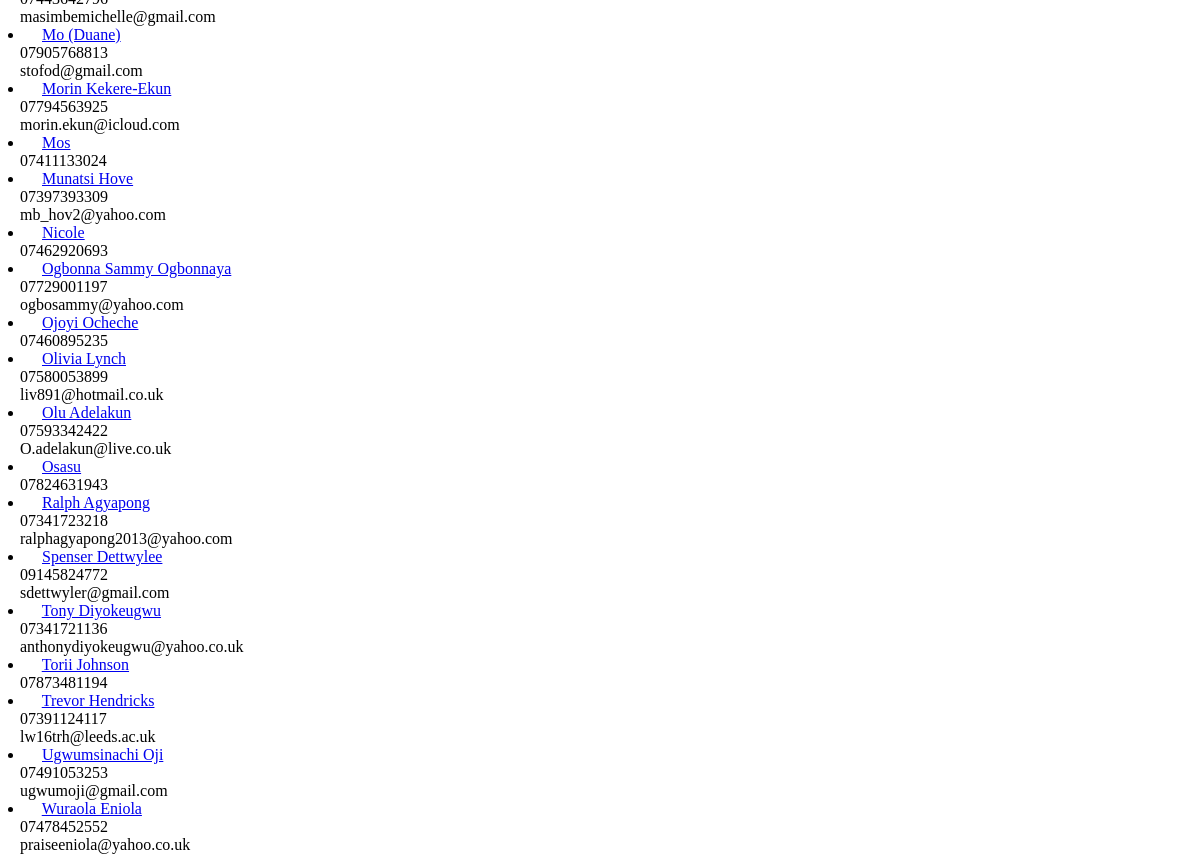
Page /member/_status/First Timer (signed in, lower part) on the earlier database version.
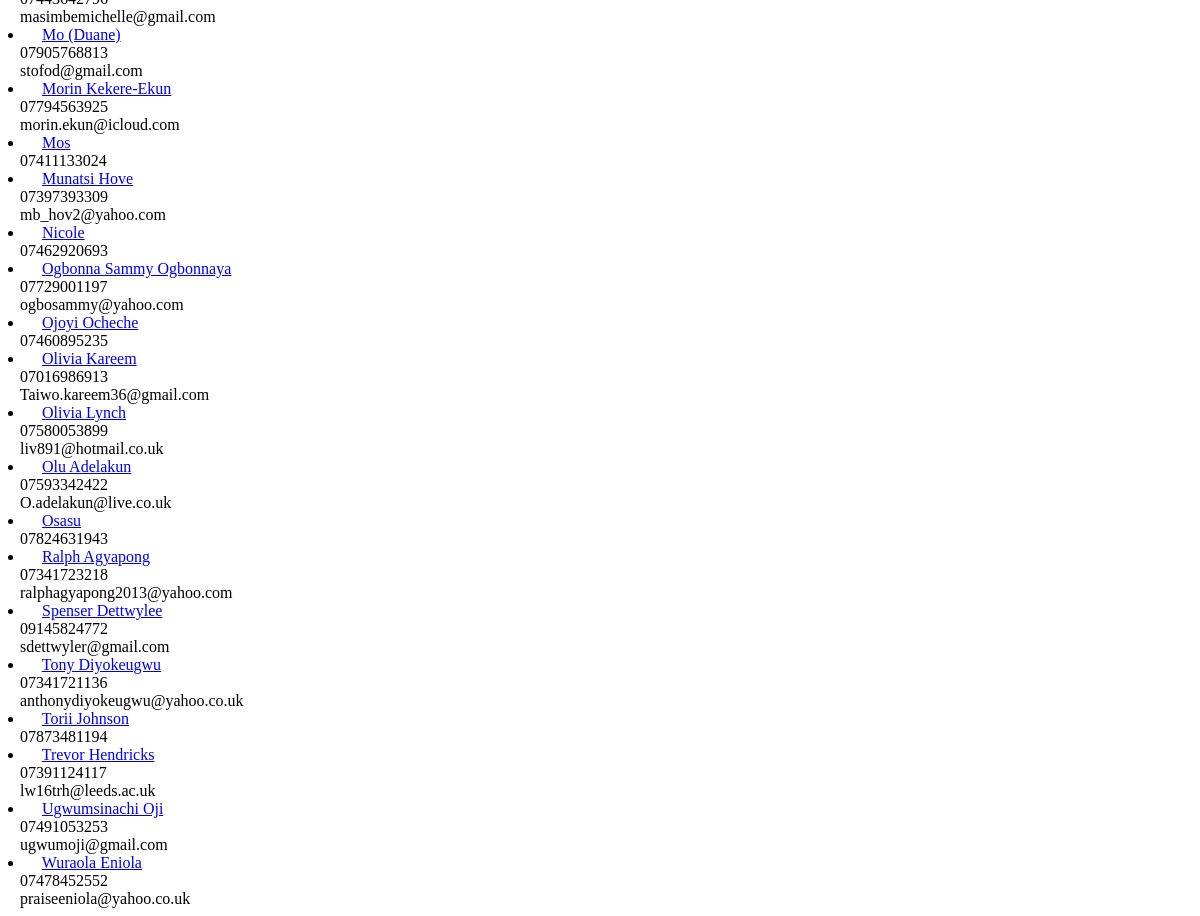
Same page on the later database version.
### member/models.py (models this page shows, shortened)
class Member(models.Model):
    name = models.CharField(max_length=50, unique=False)
    gender = models.ForeignKey('Gender', on_delete=models.CASCADE, related_name="sex", null=True)
    mobile_no = models.CharField(max_length=50, blank=True, null=True, unique=True, verbose_name="Mobile number")
    email = models.EmailField(max_length=50, blank=True, null=True, verbose_name="Email Address")
    date_of_birth = models.DateField(blank=True, null=True)
    address = models.TextField(max_length=200, blank=True, null=True)
    post_code = models.CharField(max_length=10, blank=True, null=True)
    academic_institution = models.ForeignKey('AcademicInstitution', on_delete=models.CASCADE, 						related_name="academic_institution", null=True, blank=True, )
    course = models.CharField(max_length=100, blank=True)
    first_attended = models.DateField(blank=True, null=True)
    attendance_status = models.ForeignKey('Attendance', on_delete=models.CASCADE, related_name="attendance_status")
    shepherd = models.ForeignKey(User, on_delete=models.CASCADE)
    last_visited = models.DateField(null=True, blank=True)
    extra_info = models.TextField(max_length=2000, blank=True)
    last_modified = models.DateTimeField(auto_now=True)
    class Meta:
        ordering = ["name"]

### member/views.py (the view)
@login_required
def _list_members_by_status(request, status):
    pattern = re.compile(r"^([\w\s\d\.-_]+)$")
    if pattern.match(status) and status != "ALL":
        attendance = Attendance.objects.get(status__iexact=status).status
        members = Member.objects.filter(
            attendance_status__status__iexact=attendance)
    else:
        members = Member.objects.all()
    context = {
        'members': members
    }
    return render(request, '_partial/member_data.html', context)

### member/templatetags/first_love_custom.py (called while the page is built)
@register.filter(name='regex_validates', is_safe=False)
def regex_validates(text, value):
	return re.findall(value, text)

### member/templates/_partial/member_data.html (shortened to what this page needs)
{% load first_love_custom %}
{% for member in members %}
  <li class="w3-padding-16 datalist">
	<span class="w3-large">
	  <a href="{% url 'member:member_info' member.name.lower %}">{{ member.name.title }}</a></span>
	{% if member.mobile_no|slugify != "" %}
		<br>&nbsp;&nbsp;
		<span class="w3-text-grey">{{ member.mobile_no }} </span>
	{% endif %}
	{% if member.email|regex_validates:"(^[a-zA-Z0-9_.+-]+@[a-zA-Z0-9-]+\.[a-zA-Z0-9-\.]+$)" %}
		<br>&nbsp;&nbsp;
		<span class="w3-text-grey">{{ member.email }} </span><br>
	{% endif %}
{% endfor %}
</li>

Differences in the rows shown:
added Member: name "Olivia Kareem", mobile_no "07016986913", email "Taiwo.kareem36@gmail.com"
